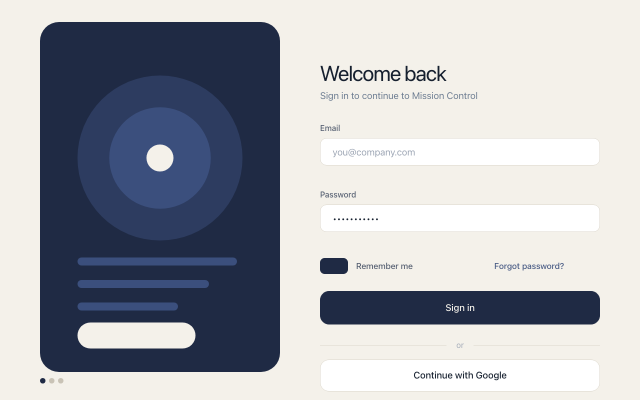
#> input picture test/fixtures/render-lane.png, 1280 x 800 px (shown at 1/2 size)
$ python make-demo.py --reference ../test/fixtures/render-lane.png --out out.png
#> lines starting #> are read from the running program, lines starting #| are printed output that depends on the picture; after the words box and inside, x2 and y2 are one past the last pixel; in counts of white or black regions, pixels touching at a corner belong together
#!/usr/bin/env python3
"""
Build the README's demo animation from a real reference image.

The GIF is an *illustration of the pipeline*, not a screenshot of the app: it
replays the beats of one run (reference in → three lanes → adopt one) using the
timings and lane states recorded by the plugin. Everything drawn here comes from
those numbers, so the asset can be regenerated instead of hand-edited.

    python3 tools/make-demo.py \
      --reference docs/assets/reference.png \
      --out docs/assets/demo.gif \
      --timing 0:41 --timing 0:58 --timing 1:12 \
      --files 3 --files 4 --files 0 \
      --winner 2 --adopted clone-a91c-lane-2

Requires Pillow.
"""

from __future__ import annotations

import argparse
import os

from PIL import Image, ImageDraw, ImageFilter, ImageFont

# ── design tokens (mirror the plugin's palette) ────────────────────────────
BG_TOP = (10, 14, 22)
BG_BOTTOM = (15, 23, 38)
CARD = (21, 30, 44)
CARD_HI = (25, 38, 60)
SUNKEN = (16, 25, 39)
BORDER = (42, 58, 82)
BORDER_HI = (49, 69, 106)
BRAND = (91, 124, 255)
BRAND_LIGHT = (143, 176, 255)
LABEL = (243, 247, 255)
LABEL2 = (143, 158, 182)
LABEL3 = (96, 112, 136)
OK = (34, 197, 94)
WARN = (245, 158, 11)

WIDTH, HEIGHT = 960, 540
SCALE = 2  # draw at 2x, downsample once for smooth shapes


def load_font(size: int, bold: bool = False) -> ImageFont.FreeTypeFont:
#> called with size = 15, bold = True
    candidates = [
        "/System/Library/Fonts/SFNS.ttf",
        "/System/Library/Fonts/Supplemental/Arial Bold.ttf" if bold else "/System/Library/Fonts/Supplemental/Arial.ttf",
        "/System/Library/Fonts/Helvetica.ttc",
        "/usr/share/fonts/truetype/dejavu/DejaVuSans-Bold.ttf" if bold else "/usr/share/fonts/truetype/dejavu/DejaVuSans.ttf",
    ]
    for path in candidates:
        try:
            return ImageFont.truetype(path, size * SCALE)
        except Exception:
            continue
    return ImageFont.load_default()


def load_mono(size: int) -> ImageFont.FreeTypeFont:
#> called with size = 10
    for path in [
        "/System/Library/Fonts/SFNSMono.ttf",
        "/System/Library/Fonts/Supplemental/Courier New.ttf",
        "/usr/share/fonts/truetype/dejavu/DejaVuSansMono.ttf",
    ]:
        try:
            return ImageFont.truetype(path, size * SCALE)
        except Exception:
            continue
    return load_font(size)


F_H1 = load_font(15, True)
F_H2 = load_font(13, True)
F_BODY = load_font(12)
F_SMALL = load_font(11)
F_TINY = load_font(9)
F_CHIP = load_font(9, True)
F_MONO = load_mono(10)
F_MONO_SMALL = load_mono(9)


class Canvas:
    """One drawing surface whose API speaks design pixels, never device pixels."""

    def __init__(self):
        self.img = gradient().convert("RGBA")
        self.img.alpha_composite(dots())
#> in dots, `layer = Image.new("RGBA", (WIDTH * SCALE, HEIGHT * SCALE), (0, 0, 0, 0))`: layer: PIL image 1920x1080 RGBA; every value is 0
        self.draw = ImageDraw.Draw(self.img)

    def _box(self, box):
        return [int(round(value * SCALE)) for value in box]

    def rect(self, box, radius=0, fill=None, outline=None, width=1):
        self.draw.rounded_rectangle(self._box(box), radius=radius * SCALE, fill=fill, outline=outline,
                                    width=max(1, int(width * SCALE)))

    def ellipse(self, box, fill=None):
        self.draw.ellipse(self._box(box), fill=fill)

    def line(self, points, fill=None, width=1):
        self.draw.line([(int(x * SCALE), int(y * SCALE)) for x, y in points], fill=fill,
                       width=max(1, int(width * SCALE)), joint="curve")

    def polygon(self, points, fill=None):
        self.draw.polygon([(int(x * SCALE), int(y * SCALE)) for x, y in points], fill=fill)

    def text(self, xy, value, font, fill=None):
        self.draw.text((xy[0] * SCALE, xy[1] * SCALE), value, font=font, fill=fill)

    def measure(self, value, font):
        return self.draw.textlength(value, font=font) / SCALE

    def card(self, box, radius=11, fill=CARD, outline=BORDER, width=1, glow=None):
        """A card with a soft drop shadow and an optional brand halo."""
#> called with box = (26, 68, 322, 340), radius = 12, fill = (21, 30, 44), outline = (42, 58, 82), width = 1
        x0, y0, x1, y1 = [int(round(value * SCALE)) for value in box]
        pad = 16 * SCALE
        layer = Image.new("RGBA", (x1 - x0 + pad * 2, y1 - y0 + pad * 2), (0, 0, 0, 0))
#> layer: PIL image 656x608 RGBA; every value is 0
        ImageDraw.Draw(layer).rounded_rectangle(
            [pad, pad + 2 * SCALE, pad + (x1 - x0), pad + (y1 - y0) + 2 * SCALE],
            radius=radius * SCALE, fill=(0, 0, 0, 150),
        )
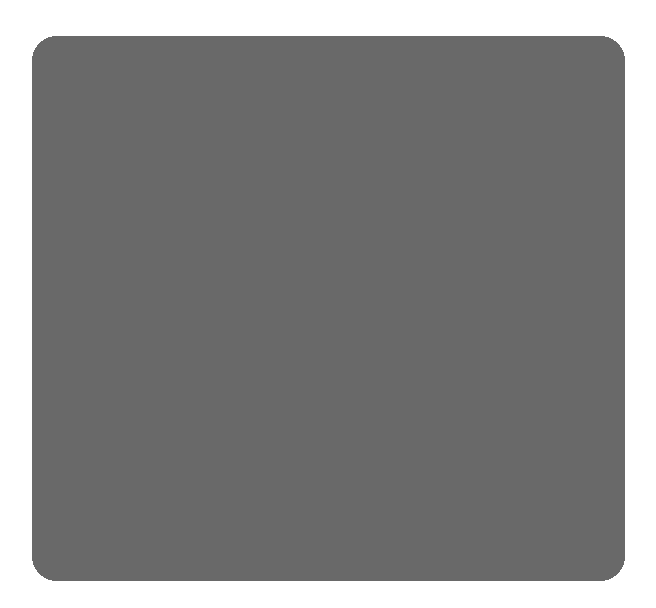
#> layer: PIL image 656x608 RGBA; mean R, G, B, A 0, 0, 0, 121.3; transparent parts drawn white
        self.img.alpha_composite(layer.filter(ImageFilter.GaussianBlur(7 * SCALE)), (x0 - pad, y0 - pad))
        if glow is not None:
            halo = Image.new("RGBA", (x1 - x0 + pad * 2, y1 - y0 + pad * 2), (0, 0, 0, 0))
            ImageDraw.Draw(halo).rounded_rectangle(
                [pad, pad, pad + (x1 - x0), pad + (y1 - y0)], radius=radius * SCALE, fill=glow,
            )
            self.img.alpha_composite(halo.filter(ImageFilter.GaussianBlur(11 * SCALE)), (x0 - pad, y0 - pad))
        self.rect(box, radius=radius, fill=fill, outline=outline, width=width)

    def image(self, path, box, radius=9):
        """Cover-fit an image with rounded corners."""
#> called with path = '../test/fixtures/render-lane.png', box = (40, 98, 308, 286), radius = 9
        x0, y0, x1, y1 = [int(round(value * SCALE)) for value in box]
        width, height = x1 - x0, y1 - y0
        source = Image.open(path).convert("RGB")
#> source is the input picture: PIL image 1280x800 RGB; mean R, G, B 170.8, 173.6, 180.4
        ratio = max(width / source.width, height / source.height)
#> ratio = 0.47
        resized = source.resize((max(1, int(source.width * ratio)), max(1, int(source.height * ratio))),
                                Image.LANCZOS)
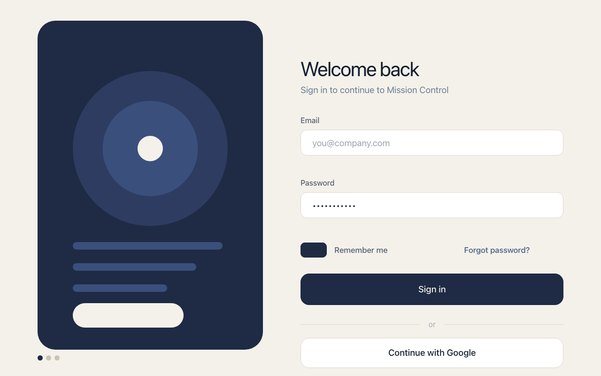
#> resized: PIL image 601x376 RGB; mean R, G, B 170.7, 173.6, 180.3
        left = (resized.width - width) // 2
#> left = 32
        top = (resized.height - height) // 2
#> top = 0
        tile = resized.crop((left, top, left + width, top + height)).convert("RGBA")
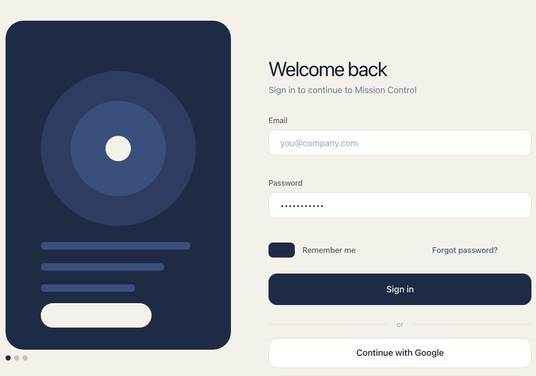
#> tile: PIL image 536x376 RGBA; mean R, G, B, A 161.8, 165.4, 173.8, 255
        mask = Image.new("L", (width, height), 0)
#> mask: PIL image 536x376 L; every value is 0
        ImageDraw.Draw(mask).rounded_rectangle([0, 0, width, height], radius=radius * SCALE, fill=255)
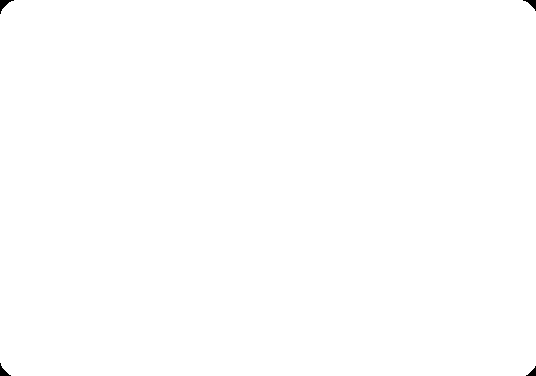
#> mask: PIL image 536x376 L; 99.9% white; 4 black regions, box (x1, y1, x2, y2) and area: (0, 0, 14, 14) 74, (523, 0, 536, 11) 60, (0, 363, 11, 376) 60, (526, 366, 536, 376) 47
        tile.putalpha(mask)
        self.img.alpha_composite(tile, (x0, y0))
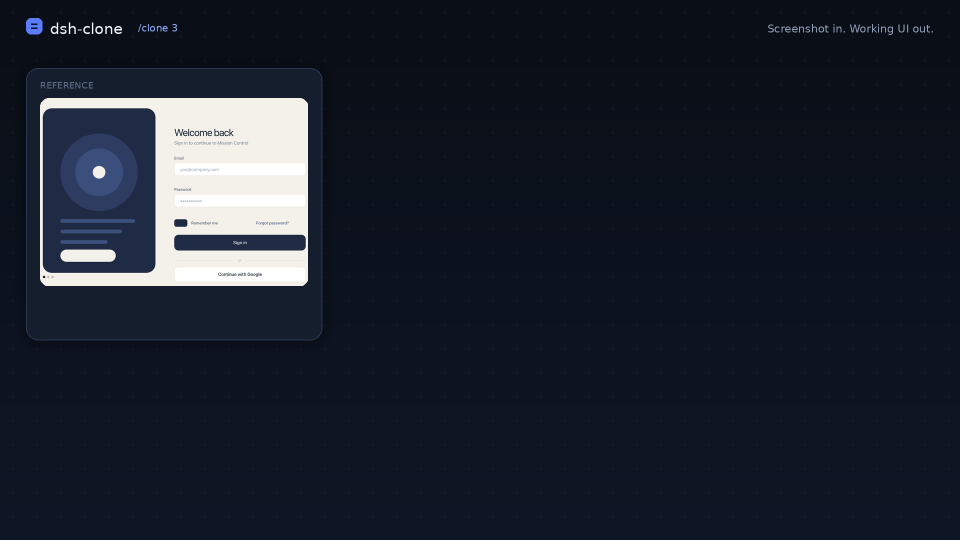
#> self.img: PIL image 1920x1080 RGBA (shown at 1/2 size); mean R, G, B, A 27.5, 33.5, 45.1, 255

    def finish(self):
        return self.img.convert("RGB").resize((WIDTH, HEIGHT), Image.LANCZOS)


def gradient():
    base = Image.new("RGB", (1, HEIGHT * SCALE))
    for y in range(HEIGHT * SCALE):
        t = y / max(1, HEIGHT * SCALE - 1)
        base.putpixel((0, y), tuple(int(BG_TOP[i] + (BG_BOTTOM[i] - BG_TOP[i]) * t) for i in range(3)))
    return base.resize((WIDTH * SCALE, HEIGHT * SCALE))


def dots(step=24, alpha=22):
    layer = Image.new("RGBA", (WIDTH * SCALE, HEIGHT * SCALE), (0, 0, 0, 0))
    draw = ImageDraw.Draw(layer)
    for y in range(step, HEIGHT * SCALE, step * SCALE):
        for x in range(step, WIDTH * SCALE, step * SCALE):
            draw.ellipse([x, y, x + 1.5 * SCALE, y + 1.5 * SCALE], fill=(122, 162, 255, alpha))
    return layer


def ease(t: float) -> float:
    t = max(0.0, min(1.0, t))
    return 1 - (1 - t) ** 3


def skeleton(canvas: Canvas, box, progress=1.0):
    """A dim wireframe standing in for a lane's live page."""
    x0, y0, x1, y1 = box
    canvas.rect(box, radius=7, fill=SUNKEN)
    inner = x1 - x0 - 20
    rows = [(10, 0.40, 4), (19, 0.88, 3), (26, 0.66, 3), (33, 0.80, 3), (40, 0.54, 3), (47, 0.72, 3)]
    for offset, ratio, height in rows:
        width = int(inner * ratio * progress)
        if width < 3:
            continue
        canvas.rect((x0 + 10, y0 + offset, x0 + 10 + width, y0 + offset + height), radius=1.5,
                    fill=(*BRAND_LIGHT, 78 if offset < 24 else 44))
    # a small chart silhouette once the lane has something to show
    if progress > 0.55:
        chart_x, chart_top = x0 + 10, y0 + 62
        heights = (0.34, 0.62, 0.48, 0.78, 0.44)
        slot = inner * 0.62 / len(heights)
        for order, ratio in enumerate(heights):
            left = chart_x + order * slot
            canvas.rect((left, chart_top + 30 - 30 * ratio, left + slot * 0.62, chart_top + 30), radius=2,
                        fill=(*BRAND_LIGHT, 40))


def draw_frame(reference: str, files, winner: int, adopted: str, score: str, beat: float, pulse: float) -> Image.Image:
    canvas = Canvas()

    # ── header ────────────────────────────────────────────────────────────
    canvas.rect((26, 18, 42, 34), radius=5, fill=(*BRAND, 255))
    canvas.line([(31, 24), (37, 24)], fill=(10, 14, 22), width=1.6)
    canvas.line([(31, 28), (37, 28)], fill=(10, 14, 22), width=1.6)
    canvas.text((50, 20), "dsh-clone", F_H1, LABEL)
    canvas.text((138, 22), "/clone 3", F_MONO, BRAND_LIGHT)
    tagline = "Screenshot in. Working UI out."
    canvas.text((WIDTH - 26 - canvas.measure(tagline, F_SMALL), 22), tagline, F_SMALL, LABEL2)

    # ── act 1: the reference arrives ──────────────────────────────────────
    if beat >= 0:
        appear = ease(beat / 0.12)
        slide = int((1 - appear) * 10)
        box = (26, 58 + slide, 322, 330 + slide)
        canvas.card(box, radius=12)
        canvas.text((40, 70 + slide), "REFERENCE", F_TINY, LABEL3)
        canvas.image(reference, (40, 88 + slide, 308, 276 + slide))
        canvas.text((40, 288 + slide), "you paste a screenshot", F_BODY, LABEL2)
        canvas.text((40, 306 + slide), "the only spec that keeps the layout", F_SMALL, LABEL3)

    # ── act 2: lanes fan out ──────────────────────────────────────────────
    lane_names = ["measure first", "structure first", "visual first"]
    settle_at = [0.40, 0.54, 0.68]
    lane_width, lane_gap, lane_y0, lane_y1 = 184, 12, 58, 330

    for index in range(3):
        appear = ease((beat - 0.10 - index * 0.04) / 0.12)
        if appear <= 0:
            continue
        slide = int((1 - appear) * 14)
        x0 = 352 + index * (lane_width + lane_gap)
        box = (x0, lane_y0 + slide, x0 + lane_width, lane_y1 + slide)
        settled = beat >= settle_at[index]
        is_winner = (index + 1) == winner
        highlight = is_winner and settled

        canvas.card(
            box, radius=11,
            fill=CARD_HI if highlight else CARD,
            outline=BRAND if highlight else BORDER,
            width=1.4 if highlight else 1,
            glow=(91, 124, 255, 54) if highlight else None,
        )
        canvas.text((x0 + 12, box[1] + 10), f"lane {index + 1}", F_H2, LABEL)
        canvas.text((x0 + 12, box[1] + 27), lane_names[index], F_SMALL, LABEL2)

        progress = 1.0 if settled else max(0.06, min(1.0, (beat - 0.14 - index * 0.03) / max(0.01, settle_at[index] - 0.14)))
        skeleton(canvas, (x0 + 10, box[1] + 48, x0 + lane_width - 10, box[1] + 172), progress)

        # progress track
        track_y = box[1] + 184
        canvas.rect((x0 + 12, track_y, x0 + lane_width - 12, track_y + 4), radius=2, fill=(30, 42, 60))
        fill_to = x0 + 12 + (lane_width - 24) * progress
        if fill_to > x0 + 14:
            canvas.rect((x0 + 12, track_y, fill_to, track_y + 4), radius=2,
                        fill=(*(OK if settled else BRAND), 235))
            if not settled:
                shimmer = x0 + 12 + (lane_width - 24) * ((pulse + index * 0.33) % 1.0)
                canvas.ellipse((shimmer - 3, track_y - 1.5, shimmer + 3, track_y + 5.5), fill=(255, 255, 255, 130))

        # footer: state + real numbers
        footer_y = box[1] + 198
        if settled:
            delivered = files[index] > 0
            colour, state = (OK, "ready") if delivered else (WARN, "no page")
            canvas.ellipse((x0 + 12, footer_y + 2, x0 + 19, footer_y + 9), fill=(*colour, 255))
            canvas.text((x0 + 25, footer_y), state, F_SMALL, LABEL2)
            if delivered:
                canvas.text((x0 + 12, footer_y + 17), f"{files[index]} files · rendered", F_MONO_SMALL, LABEL3)
            if is_winner:
                canvas.rect((x0 + lane_width - 52, box[1] + 10, x0 + lane_width - 12, box[1] + 25), radius=7,
                            fill=(*BRAND, 255))
                canvas.text((x0 + lane_width - 46, box[1] + 13), "PICK", F_CHIP, (255, 255, 255))
                canvas.text((x0 + 12, footer_y + 32), f"{score} picture match", F_MONO_SMALL, OK)
        else:
            canvas.ellipse((x0 + 12, footer_y + 2, x0 + 19, footer_y + 9), fill=(*BRAND, 255))
            canvas.text((x0 + 25, footer_y), "building", F_SMALL, LABEL2)
            canvas.text((x0 + 12, footer_y + 17), "tools streaming…", F_MONO_SMALL, LABEL3)

    # ── act 3: adoption ───────────────────────────────────────────────────
    adopt = ease((beat - 0.72) / 0.14)
    if adopt > 0:
        winner_centre = 352 + (winner - 1) * (lane_width + lane_gap) + lane_width / 2
        head_y = 334
        drop = head_y + 12 * adopt
        canvas.line([(winner_centre, head_y), (winner_centre, drop)], fill=(*BRAND, 255), width=2)
        canvas.polygon([(winner_centre, drop + 6), (winner_centre - 5, drop - 2), (winner_centre + 5, drop - 2)],
                       fill=(*BRAND, 255))

        bar_top = 352
        bar_bottom = bar_top + int(58 * adopt) + 6
        if bar_bottom > bar_top + 8:
            canvas.card((26, bar_top, 934, bar_bottom), radius=11, fill=SUNKEN, outline=BORDER_HI)
            canvas.rect((42, bar_top + 12, 118, bar_top + 32), radius=5, fill=(*BRAND, 44), outline=(*BRAND_LIGHT, 130))
            canvas.text((50, bar_top + 17), "index.html", F_MONO_SMALL, LABEL)
            canvas.text((132, bar_top + 13), adopted, F_MONO, LABEL)
            canvas.text((132, bar_top + 29), f"copied into your workspace · {score} picture match · open it and it runs",
                        F_SMALL, LABEL2)

    # ── captions ──────────────────────────────────────────────────────────
    caption = "1 screenshot"
    if beat > 0.26:
        caption = "3 agents · 3 isolated directories"
    if beat > 0.68:
        caption = "compare the live pages"
    if beat > 0.84:
        caption = "adopt one — it is already a working page"
    canvas.text((26, 448), caption, F_H2, LABEL)
    canvas.text((26, 466), "illustration of the flow · the match score is the demo run's measured value", F_TINY, LABEL3)

    for index in range(5):
        cx = 900 - index * 14
        active = beat >= index * 0.21
        canvas.ellipse((cx - 2.5, 470, cx + 2.5, 475), fill=(*BRAND, 255) if active else (52, 68, 92))

    return canvas.finish()


def main() -> None:
    parser = argparse.ArgumentParser()
    parser.add_argument("--reference", required=True)
    parser.add_argument("--out", required=True)
    parser.add_argument("--score", default="92.7%", help="the adopted lane's measured picture match")
    parser.add_argument("--files", action="append", type=int, default=None)
    parser.add_argument("--winner", type=int, default=2)
    parser.add_argument("--adopted", default="clone-a91c-lane-2")
    parser.add_argument("--frames", type=int, default=24)
    args = parser.parse_args()

    files = (args.files or [3, 4, 0])[:3]
    while len(files) < 3:
        files.append(0)

    frames = [
        draw_frame(args.reference, files, args.winner, args.adopted, args.score,
                   beat=index / (args.frames - 1), pulse=(index * 0.24) % 1.0)
        for index in range(args.frames)
    ]
#> call 2 of image, with path = '../test/fixtures/render-lane.png', box = (40, 90, 308, 278), radius = 9
#> in image (call 2), `self.img.alpha_composite(tile, (x0, y0))`:
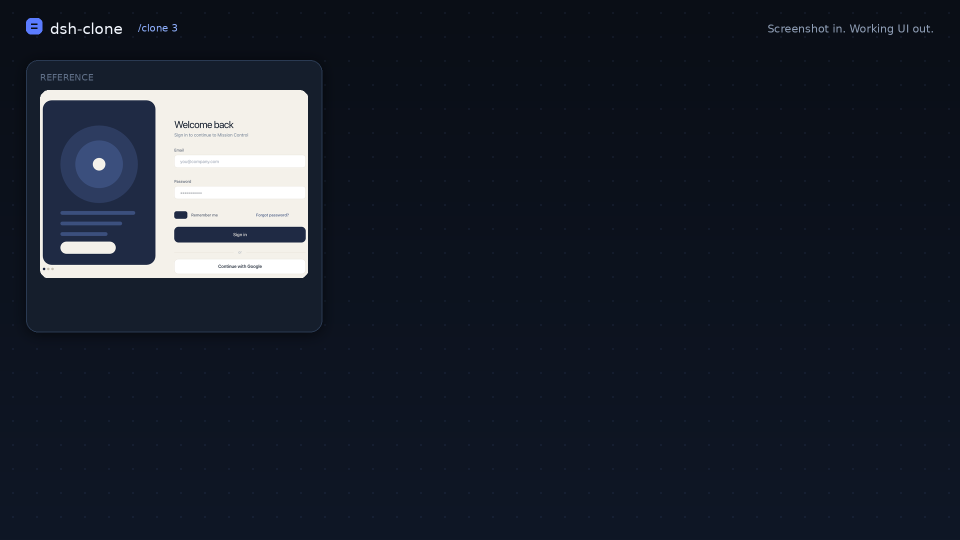
#> self.img: PIL image 1920x1080 RGBA (shown at 1/2 size); mean R, G, B, A 27.5, 33.5, 45.1, 255
#> in finish (call 18), `return self.img.convert("RGB").resize((WIDTH, HEIGHT), Image.LANCZOS)`:
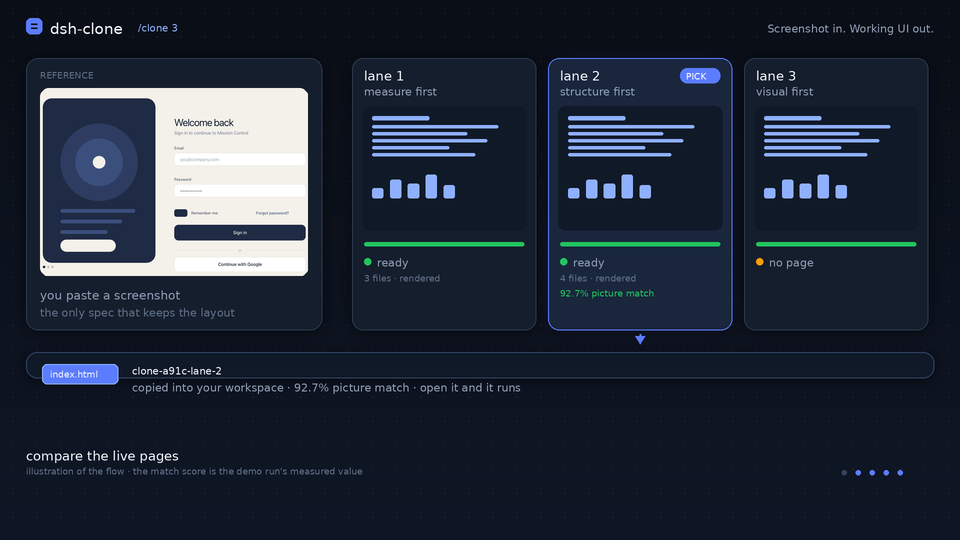
#> returned value: PIL image 960x540 RGB; mean R, G, B 33.9, 42.6, 56.8
#> frames = 24 items
    hold = [frames[-1]] * 6
#> hold = 6 items

    os.makedirs(os.path.dirname(args.out) or ".", exist_ok=True)
    frames[0].save(
        args.out,
        save_all=True,
        append_images=frames[1:] + hold,
        duration=[95] * len(frames) + [650] * len(hold),
        loop=0,
        optimize=True,
        disposal=2,
    )
    print(f"wrote {args.out} — {len(frames) + len(hold)} frames, {os.path.getsize(args.out) / 1024:.0f} KiB")
#| wrote out.png — 30 frames, 609 KiB


if __name__ == "__main__":
    main()
